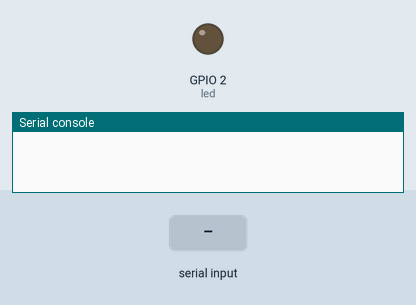
The program below on a simulated ESP32 board running MicroPython. On the bench: output pins drawn as LEDs (lit = HIGH), the last lines printed to the serial console. Inputs (shaded band) come from the test bench. WiFi joins after 1.5 s; one TCP client connects 1 s after the port opens and stays connected.

Above: at 3.2 s.
3.3 s: "0.0.0.0\n" received over the second serial link
At 4.2 s:
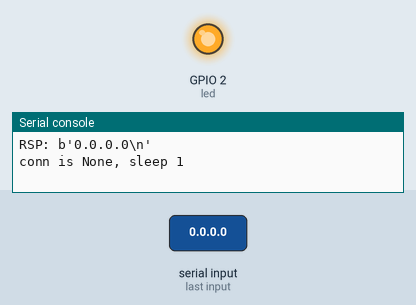
Timing chart, 0 to 6.3 s (numbered marks = the images above; inputs shaded):
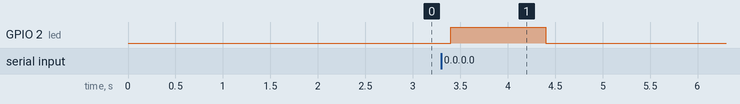

The program:

tcp2ttl.py
```python
import network
import socket
import time
from machine import UART,Pin

led=Pin(2,Pin.OUT)
SSID="XXXXX"
PASSWORD="password"
port=10000
wlan=None
listenSocket=None
conn=None
uart=UART(2, 115200)
uart.init(115200, bits=8, parity=None, stop=1)

def accept_handler (sck:socket.socket):

    global conn
    conn, addr = sck.accept ()
    conn.setsockopt(socket.SOL_SOCKET, 20, process_handler)
    # set a readable callback

def process_handler (sck:socket.socket):

    global uart
    # recv the data and send it bcak.
    data = sck.recv (1024)
    print("CMD: ",data)
    uart.write(data)

def connectWifi(ssid,passwd):
  global wlan
  wlan=network.WLAN(network.STA_IF)         #create a wlan object
  wlan.active(True)                         #Activate the network interface
  wlan.disconnect()                         #Disconnect the last connected WiFi
  wlan.connect(ssid,passwd)                 #connect wifi
  while(wlan.ifconfig()[0]=='0.0.0.0'):
    time.sleep(1)
  return True

#Catch exceptions,stop program if interrupted accidentally in the 'try'
try:
  connectWifi(SSID,PASSWORD)
  ip=wlan.ifconfig()[0]                     #get ip addr
  listenSocket = socket.socket(socket.AF_INET,socket.SOCK_STREAM)            #create socket
  listenSocket.bind((ip,port))              #bind ip and port
  listenSocket.listen(5)                    #listen message
  listenSocket.setsockopt(socket.SOL_SOCKET, socket.SO_REUSEADDR, 1)
  listenSocket.setsockopt(socket.SOL_SOCKET, 20, accept_handler) #Set the value of the given socket option
  led.value(1)

  while True:
      if uart.any():
        led.value(1)
        bin_data=uart.readline()
        print("RSP:",bin_data)
        if conn == None:
            print("conn is None, sleep 1")
            time.sleep(1)
            continue
        conn.send(bin_data)
      else:
        #print("Uart not have data, sleep 1")
        led.value(0)
        time.sleep(0.2)
        led.value(1)
except:
  if(listenSocket):
    listenSocket.close()
  wlan.disconnect()
  wlan.active(False)
```

Measured:
- after the input at 3.3 s, GPIO 2 (led): LOW → HIGH after 0.10 s, → LOW 1.0 s later
